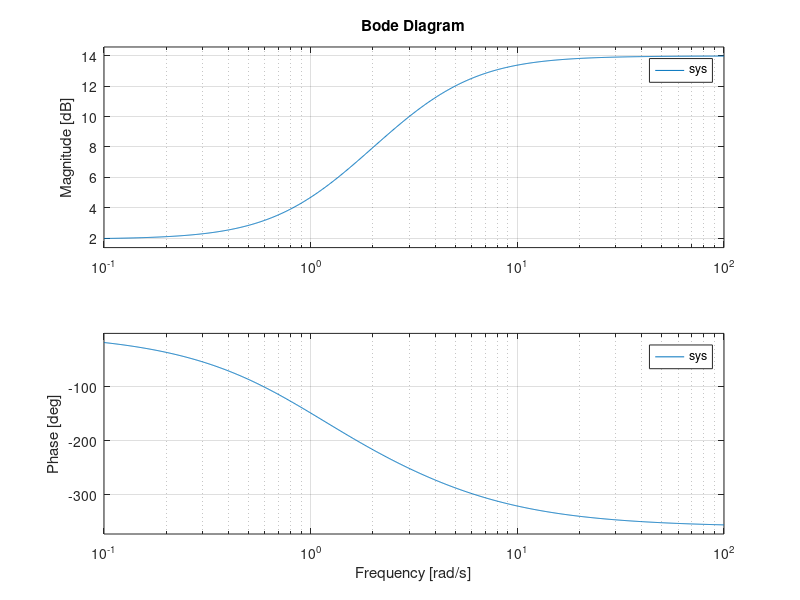
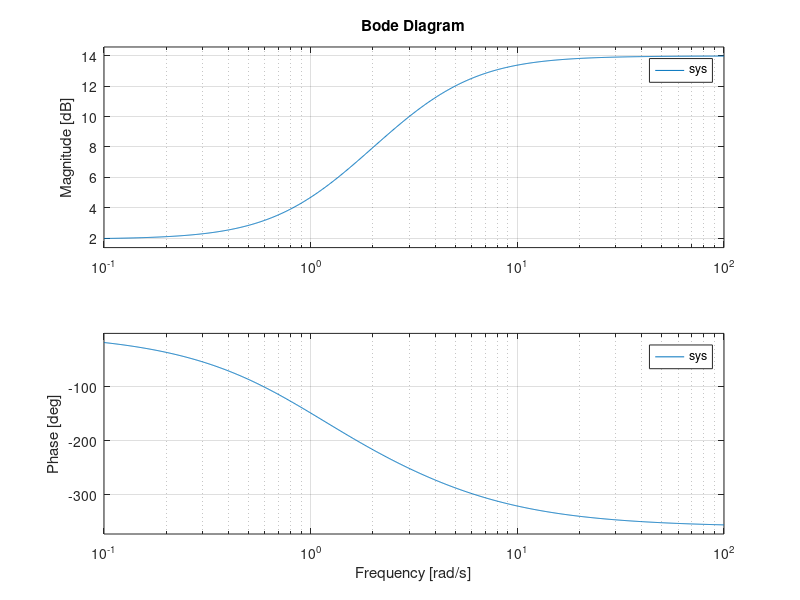
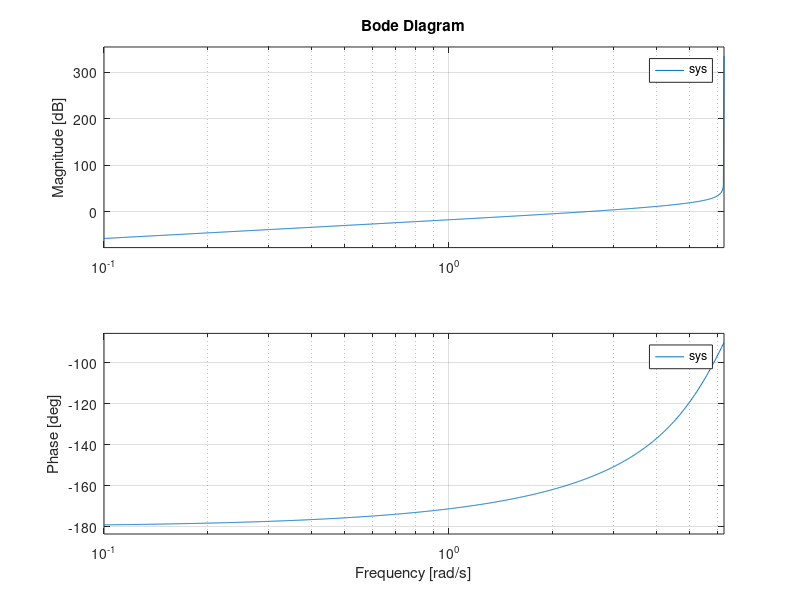

Write the MATLAB code that produced these figures, in order.
%Examples for creating the bode plot in Matlab
%Say we have the transfer function
%H(s) = (5s^2 - 10s + 5)/(s^2 + 5s + 4)
num = [5 -10 5];
den = [1 5 4];
sys = tf(num,den);
bode(sys)
figure

%Using the same system, we first find the factorization
%H(s) = 5*(s-1)^2/[(s+1)(s+4)]
z = [1 1];
p = [-1 -4];
K = 5;



sys = zpk(z,p,K);
bode(sys)

figure
%If we had a discrete time system with the same transfer function
%H(z) = (5z^2 - 10z + 5)/(z^2 + 5z + 4)
%and sampling time Ts = 1/2 of a second

sys = tf(num,den,0.5);
bode(sys)

%More examples and exercises will be made in the exercise sessions


